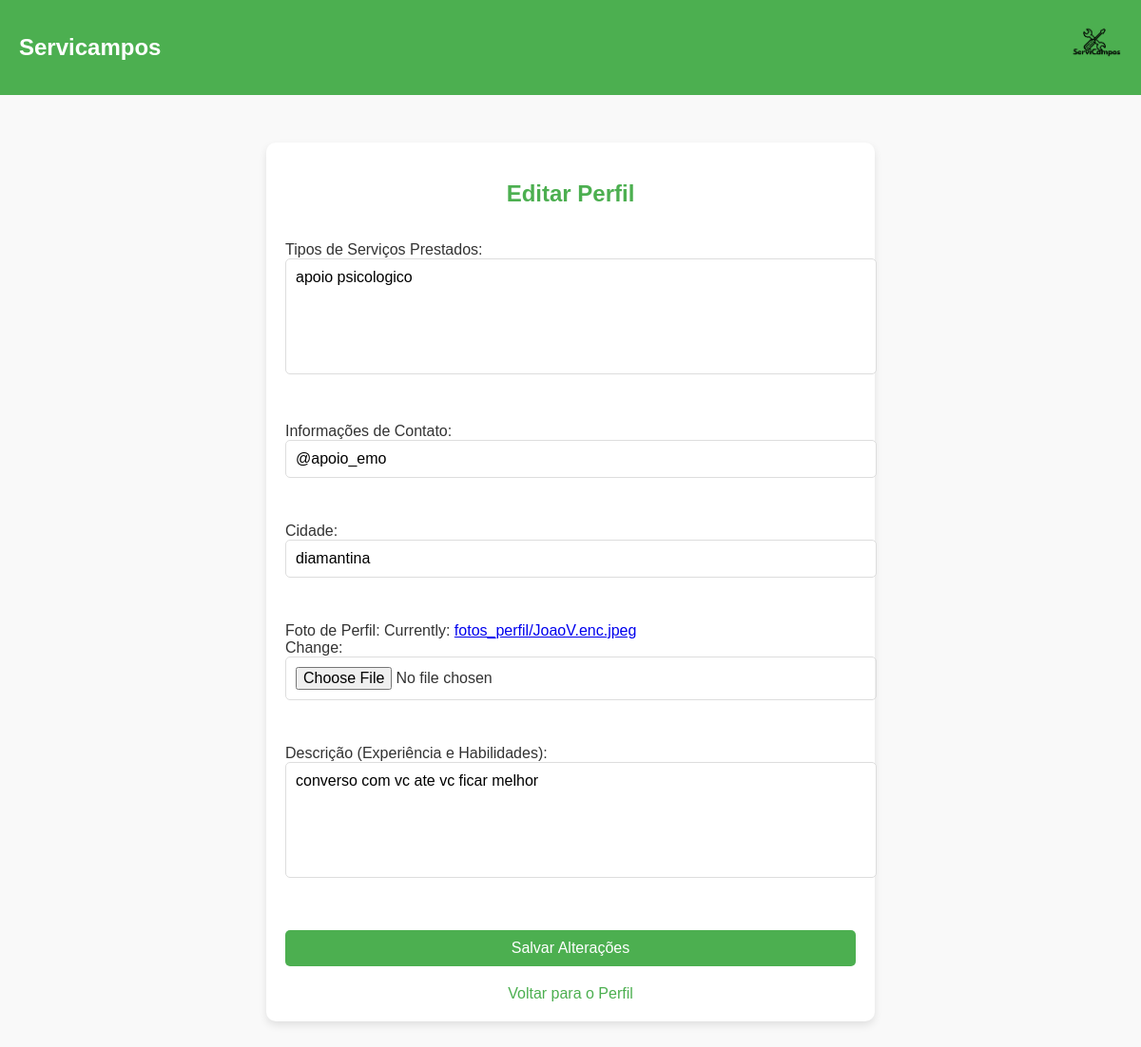
The page /usuarios/editar/ (signed in) on the database its author committed.
### usuarios/models.py (models this page shows, shortened)
class Perfil(models.Model):
    user = models.OneToOneField(User, on_delete=models.CASCADE)
    cidade = models.CharField(max_length=100)
    funcao = models.CharField(max_length=100)
    contato = models.CharField(max_length=100)
    foto = models.ImageField(upload_to='fotos_perfil/', default='fotos_perfil/default.png')
    descricao = models.TextField(max_length=500, blank=True)

### usuarios/views.py (the view)
# urls.py: path('editar/', views.editar_perfil, name='editar_perfil'),
@login_required
def editar_perfil(request):
    try:
        perfil = Perfil.objects.get(user=request.user)
    except Perfil.DoesNotExist:
        perfil = Perfil(user=request.user)
        perfil.save()
    if request.method == 'POST':
        form = PerfilForm(request.POST, request.FILES, instance=perfil)
        if form.is_valid():
            form.save()
            return redirect('perfil')
        else:
            print(form.errors)
    else:
        form = PerfilForm(instance=perfil)
    return render(request, 'usuarios/editar_perfil.html', {'form': form})

### usuarios/templates/usuarios/editar_perfil.html (shortened to what this page needs)
{% load static %}
<!DOCTYPE html>
<html lang="en">
<head>
</head>
<body>
    <header>
        <h1>Servicampos</h1>
        <img src="{% static 'usuarios/images/logo.png' %}" alt="Logo do Servicampos">
    </header>
    <main>
        <h2>Editar Perfil</h2>
        <form method="POST" enctype="multipart/form-data">
            {{ form.as_p }}
            <button type="submit">Salvar Alterações</button>
        </form>
        <a href="{% url 'perfil' %}" class="back-link">Voltar para o Perfil</a>
    </main>
</body>
</html>

### usuarios/templates/usuarios/editar_perfil.html (style rules this page uses)
body { font-family: Arial, sans-serif; margin: 0; padding: 0; background-color: #f9f9f9; color: #333; }
header { background-color: #4CAF50; color: white; padding: 20px; display: flex; align-items: center; justify-content: space-between; }
header h1 { margin: 0; font-size: 24px; }
header img { height: 60px; }
main { padding: 20px; max-width: 600px; margin: 50px auto; background-color: white; border-radius: 10px; box-shadow: 0 4px 8px rgba(0, 0, 0, 0.1); }
h2 { text-align: center; color: #4CAF50; }
form { display: flex; flex-direction: column; gap: 15px; }
.form-control { font-family: Arial, sans-serif; font-size: 16px; padding: 10px; border: 1px solid #ddd; border-radius: 5px; width: 100%; }
textarea.form-control { resize: none; height: 100px; }
form button { padding: 10px 20px; background-color: #4CAF50; color: white; border: none; border-radius: 5px; font-size: 16px; cursor: pointer; margin-top: 20px; }
.back-link { display: block; text-align: center; margin-top: 20px; text-decoration: none; color: #4CAF50; }

### rows shown on the page
Perfil: funcao "apoio psicologico", contato "@apoio_emo", cidade "diamantina", descricao "converso com vc ate vc ficar melhor"
